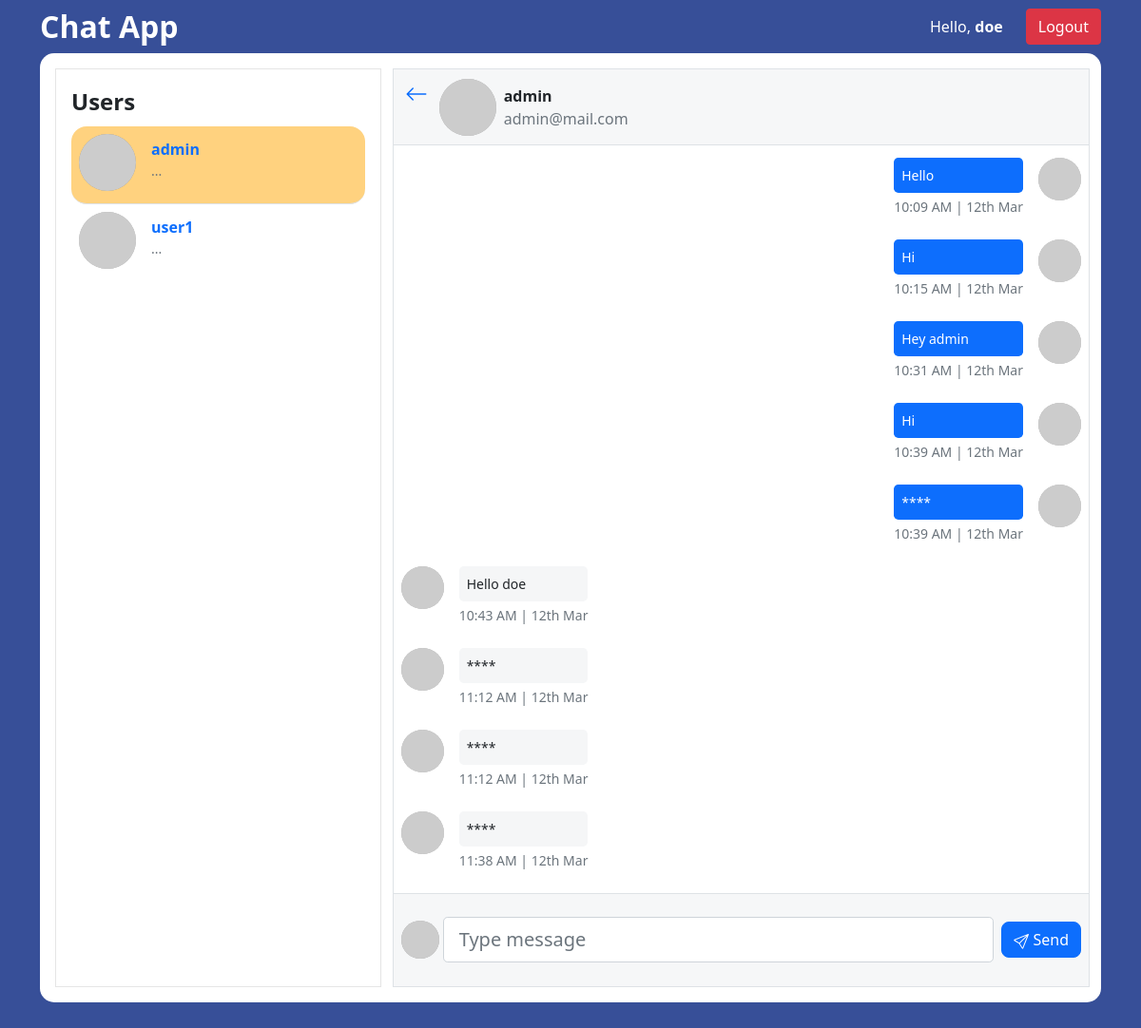
Screenshot of /chat/admin/ (signed in) with the database file from the repository.
### chat/models.py (models this page shows, shortened)
class Message(models.Model):
    sender = models.ForeignKey(User, on_delete=models.CASCADE, related_name="sender")
    recipient = models.ForeignKey(User, on_delete=models.CASCADE, related_name="recipient")
    message = models.TextField()
    date = models.DateTimeField(auto_now_add=True)
    is_read = models.BooleanField(default=False)
    class Meta:
        ordering = ('-date', )
    def __str__(self):
        return f'{self.message}'
    def sent(self, request):
        if self.sender.id == request.user.id:
            return True
        return False
    @staticmethod
    def get_all_messages(id_1, id_2):
        messages = []
        sender_messages = Message.objects.filter(sender_id=id_1, recipient_id=id_2).order_by('-date')
        for x in range(len(sender_messages)):
            sender_messages[x].is_read = True
            messages.append(sender_messages[x])
        recipient_messages = Message.objects.filter(sender_id=id_2, recipient_id=id_1).order_by('-date')
        for x in range(len(recipient_messages)):
            recipient_messages[x].is_read = True
            messages.append(recipient_messages[x])
        messages.sort(key=lambda x: x.date, reverse=False)
        return messages

### chat/views.py (the view)
# urls.py: path("<str:room_name>/", views.room, name="room"),
@login_required
def room(request, room_name):
    users = User.objects.all().exclude(username=request.user) # other users except the current user
    sender = request.user
    recipient = get_object_or_404(User, username=room_name)
    if (request.method == 'POST'):
        message = request.POST.get("message")
        if message:
            Message.objects.create(sender=sender, recipient=recipient, message=message)
    messages = Message.get_all_messages(id_1=sender.id, id_2=recipient.id)
    return render(request, "chat/chat.html", {
        "room_name": room_name,
        "users": users,
        "messages": messages,
        "recipient": recipient,
    })

### chat_app/custom_tags.py (called while the page is built)
@register.simple_tag
def is_sent(message, request):
    return message.sent(request)

@register.filter
def get_profile_pic(user, size=100):
    id = (int(user.id) * 10)
    return f"https://picsum.photos/id/{id}/{size}"

### chat/templates/chat/chat.html (shortened to what this page needs)
{% extends "base.html" %}
{% load static custom_tags %}
{% block body %}
<section style="background-color: var(--primary-color); height: 100%">
	<div
		class="container d-flex flex-row justify-content-between align-items-center"
		style="height: var(--top-nav-h);"
	>
		<p class="text-white app-title" style="margin: 0;">Chat App</p>
		<div class="d-flex flex-row align-items-center">
			<span class="mx-4 text-white d-block">Hello, <b>{{user}}</b></span>
			<a href="{% url 'logout' %}" class="btn btn-danger">Logout</a>
		</div>
	</div>
	<div class="container" style="height: var(--bottom-height)">
		<div class="row">
			<div class="col-md-12">
				<div class="card pe-md-2 border-0" id="chat3" style="border-radius: 15px; overflow: hidden;">
					<div class="card-body cont-p">
						<div class="row x">
							<div class="col-md-6 col-lg-5 col-xl-4 mb-4 mb-md-0 {% if room_name %}d-none d-md-block{% endif %}">
								<div class="p-3 bd-up-show" style="height: 100%; overflow: hidden;">
									<div class="mb-2" style="font-weight: bold; font-size: 1.5rem;">
										Users
									</div>
									<div
										data-mdb-perfect-scrollbar="true"
										class="scroll-container"
										style="position: relative; height: 90%;"
									>
										<ul class="list-unstyled mb-0">
											{% for user in users %}
											{% include 'chat/user.html' with user=user %}
											{% endfor %}
										</ul>
									</div>
								</div>
							</div>
							{% if room_name %}
							<div class="col-md-6 col-lg-7 col-xl-8 ps-0 pe-0 control-height border bd-c" style="position: relative;">
								<div class="d-flex justify-content-start align-items-center border-bottom bd-c"
									style="height: var(--chat-top-h); background-color: var(--chat-bg);"
								>
									<a href="{% url 'chat:index' %}" class="d-block text-black align-self-start" style="margin: 12px 12px 0;">
										<svg xmlns="http://www.w3.org/2000/svg" width="24" height="24" fill="currentColor" class="bi bi-arrow-left" viewBox="0 0 16 16">
											<path fill-rule="evenodd" d="M15 8a.5.5 0 0 0-.5-.5H2.707l3.147-3.146a.5.5 0 1 0-.708-.708l-4 4a.5.5 0 0 0 0 .708l4 4a.5.5 0 0 0 .708-.708L2.707 8.5H14.5A.5.5 0 0 0 15 8z"/>
										</svg>
									</a>
									<img
										src={{recipient|get_profile_pic}}
										alt="recipient profile picture"
										class="p-img"
										style="width: 60px; height: 60px; margin-right: 0.5rem; border-radius: 50%;"
										width="60px"
										height="60px"
									/>
									<div class="d-flex flex-column gap-0">
										<span class="font-weight-bold" style="font-weight: bold;">{{recipient.username}}</span>
										<span class="text-muted">{{recipient.email}}</span>
									</div>
								</div>
								<div
									id="messages-container"
									data-mdb-perfect-scrollbar="true"
									class="pt-3 px-2 scroll-container"
									style="position: relative; height: var(--chat-messages-h);"
								>
									{% for message in messages %}
										{% is_sent message request as sent %}
										{% include 'chat/message.html' with sent=sent message=message %}
									{% endfor %}
								</div>
								<div
									id="chat-input-container"
									class="text-muted d-flex justify-content-between align-items-center p-2 border-top bd-c"
									style="
										position: absolute;
										left: 0;
										bottom: 0;
										width: 100%;
										height: calc(var(--chat-bottom-h) - 2px);
										background-color: var(--chat-bg);
										gap: 0.25rem;
									"
								>
									<img
										src={{user|get_profile_pic}}
										class="p-img"
										alt="my profile picture"
										style="width: 40px; height: 40px; border-radius: 50%; display: block;"
										width="40px"
										height="40px"
									/>
									<input
										type="text"
										class="form-control form-control-lg"
										id="chat-message-input"
										placeholder="Type message"
										style="width: auto; flex-grow: 1;"
									/>
									<button id="chat-message-submit" type="button" class="btn btn-primary" style="margin-left: 0.25rem; border-radius: 8px;">
										Send
									</button>
								</div>
							</div>
							{% else %}
							<div class="col-md-6 col-lg-7 col-xl-8 d-none d-md-block control-height">
								<p style="text-align: center; margin-top: 10rem; font-weight: bold; font-size: 1.5rem;">
									Select user to Chat with
								</p>
							</div>
							{% endif %}
						</div>
					</div>
				</div>
			</div>
		</div>
	</div>
</section>
{% endblock body %}

### chat/templates/chat/user.html (shortened to what this page needs)
{% load custom_tags %}
<li class="chat-user p-2{% if not forloop.last %} border-bottom{% endif %}{% if room_name == user.username %} active{% endif %}">
	<a href="{% url 'chat:room' room_name=user %}" class="d-flex justify-content-between">
		<div class="d-flex flex-row">
			<div>
				<img
					src={{user|get_profile_pic}}
					alt="avatar"
					class="d-flex align-self-center me-3 p-img"
					style="width: 60px; height: 60px; border-radius: 50%;"
					width="60px"
					height="60px"
				/>
			</div>
			<div class="pt-1">
				<p class="fw-bold mb-0">{{user.username}}</p>
				<p class="small text-muted">...</p>
			</div>
		</div>
	</a>
</li>

### chat/templates/chat/message.html
{% load tz custom_tags %}
{% if sent %}
<div class="d-flex flex-row justify-content-end mb-2" style="max-width: 60%; margin-left: auto;">
	<div>
		<p class="small p-2 me-3 mb-1 text-white rounded-3 bg-primary">
			{{ message }}
		</p>
		<p class="small me-3 mb-3 rounded-3 text-muted">{{ message.date | localtime | date:"H:i A | jS M" }}</p>
	</div>
	<img
		src={{user|get_profile_pic}}
		alt="sender profile picture"
		class="p-img"
		style="width: 45px; height: 45px; border-radius: 50%;"
		width="45px"
		height="45px"
	/>
</div>
{% else %}
<div class="d-flex flex-row justify-content-start mb-2" style="max-width: 60%">
	<img
		src={{recipient|get_profile_pic}}
		alt="recipient profile picture"
		class="p-img"
		style="width: 45px; height: 45px; border-radius: 50%;"
		width="45px"
		height="45px"
	/>
	<div>
		<p
			class="small p-2 ms-3 mb-1 rounded-3"
			style="background-color: #f5f6f7"
		>
			{{ message }}
		</p>
		<p class="small ms-3 mb-3 rounded-3 text-muted float-end">{{ message.date | localtime | date:"H:i A | jS M" }}</p>
	</div>
</div>
{% endif %}

### rows the page displays
Message: message "Hello", date|jS "10:09 AM | 12th Mar"
Message: message "Hi", date|jS "10:15 AM | 12th Mar"
Message: message "Hey admin", date|jS "10:31 AM | 12th Mar"
Message: message "Hi", date|jS "10:39 AM | 12th Mar"
Message: message "****", date|jS "10:39 AM | 12th Mar"
Message: message "Hello doe", date|jS "10:43 AM | 12th Mar"
Message: message "****", date|jS "11:12 AM | 12th Mar"
Message: message "****", date|jS "11:12 AM | 12th Mar"
Message: message "****", date|jS "11:38 AM | 12th Mar"

### other values shown
{{ user }} "doe"
{{ user.username }} "admin"
{{ user.username }} "user1"
{{ recipient.username }} "admin"
{{ recipient.email }} "admin@mail.com"
